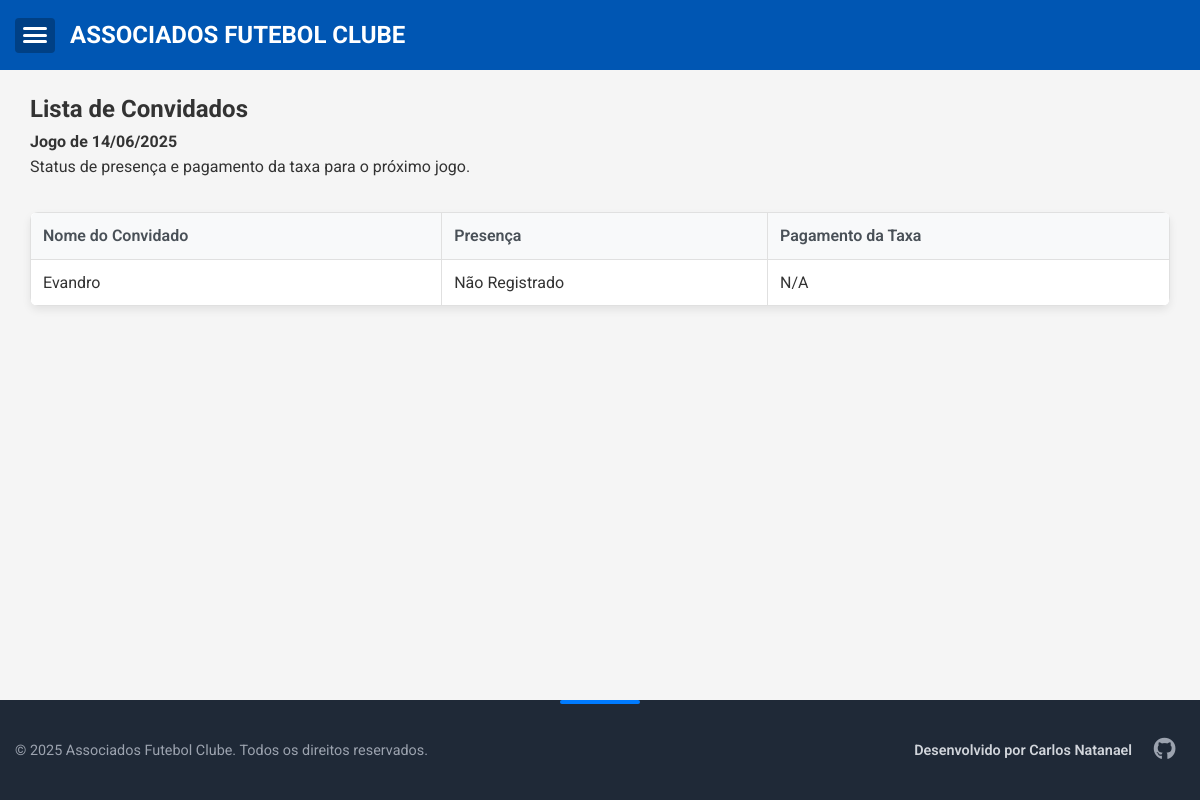
The page /convidados on the database as committed earlier.
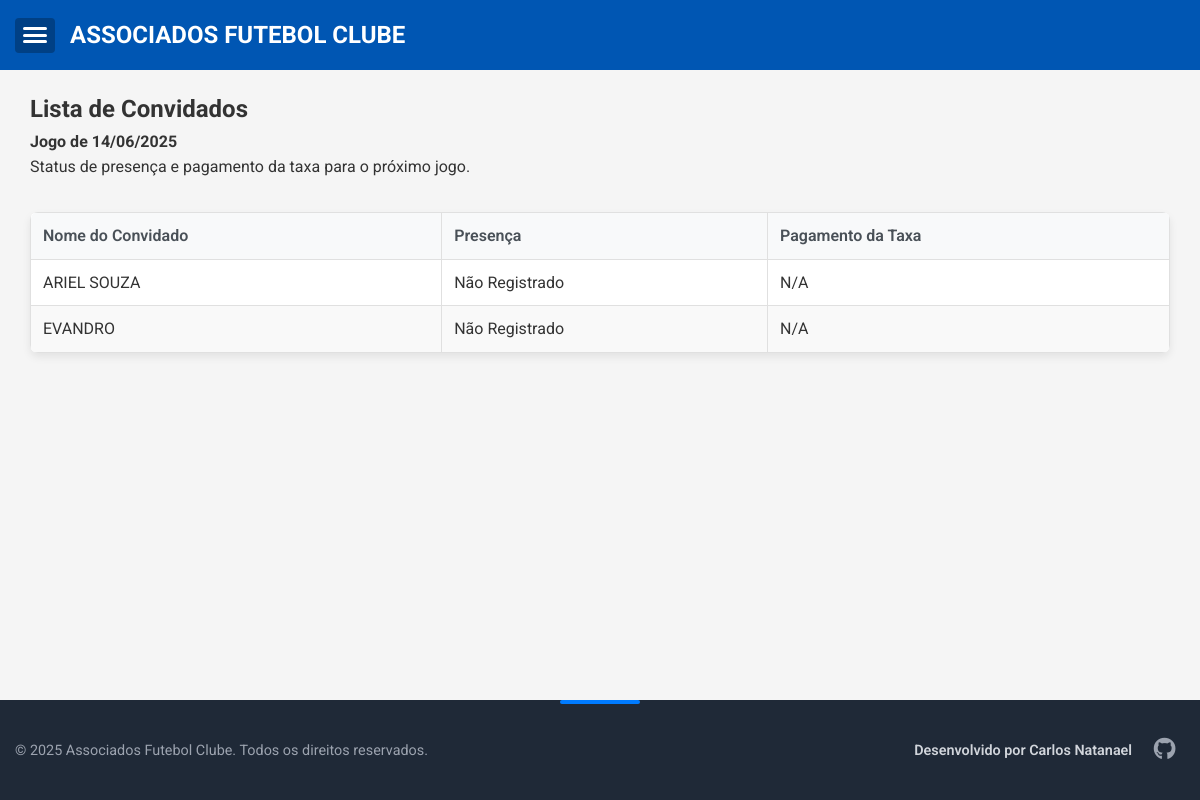
The same page on the database as committed later.
### app.py (models this page shows)
class Convidado(db.Model):
    id = db.Column(db.Integer, primary_key=True)
    nome = db.Column(db.String(100), nullable=False)
    presencas = db.relationship('Presenca', backref='convidado', lazy=True)

### app.py (the view)
@app.route('/convidados')
def convidados():
    hoje = date.today()
    dias_para_sabado = (5 - hoje.weekday() + 7) % 7
    data_proximo_jogo = hoje + timedelta(days=dias_para_sabado)
    todos_convidados = Convidado.query.order_by(Convidado.nome).all()
    lista_convidados_display = []
    for convidado in todos_convidados:
        presenca_proximo_jogo = Presenca.query.filter_by(
            convidado_id=convidado.id,
            data=data_proximo_jogo
        ).first()
        status_presenca = 'Não Registrado'
        status_pagamento = 'N/A'  # Não aplicável por padrão
        if presenca_proximo_jogo:
            status_presenca = presenca_proximo_jogo.status
            if status_presenca == 'Presente':
                status_pagamento = presenca_proximo_jogo.pagamento_jogo
        lista_convidados_display.append({
            'nome': convidado.nome,
            'status_presenca': status_presenca,
            'status_pagamento': status_pagamento
        })
    return render_template(
        'convidados.html',
        convidados_display=lista_convidados_display,
        data_proximo_jogo_display=data_proximo_jogo.strftime('%d/%m/%Y')
    )

### app.py (called while the page is built)
@event.listens_for(Engine, "connect")
def set_sqlite_timeout(dbapi_connection, connection_record):
    cursor = dbapi_connection.cursor()
    try:
        cursor.execute("PRAGMA busy_timeout = 5000") # Timeout de 5 segundos (5000 ms)
        cursor.close()
        print("DEBUG: SQLite busy_timeout configurado para 5000ms.")
    except Exception as e:
        print(f"DEBUG: Erro ao configurar SQLite busy_timeout: {e}")

### templates/convidados.html (shortened to what this page needs)
{% extends "base.html" %}
{% block content %}
<div class="container">
    <h2 class="text-center">Lista de Convidados</h2>
    <h4 class="text-center text-muted">Jogo de {{ data_proximo_jogo_display }}</h4>
    <p class="text-center text-muted" style="margin-bottom: 2rem;">Status de presença e pagamento da taxa para o próximo jogo.</p>
    <div class="table-responsive">
        <table>
            <thead>
                <tr>
                    <th>Nome do Convidado</th>
                    <th>Presença</th>
                    <th>Pagamento da Taxa</th>
                </tr>
            </thead>
            <tbody>
                {% for convidado in convidados_display %}
                <tr>
                    <td>{{ convidado.nome }}</td>
                    <td>
                        {% if convidado.status_presenca == 'Presente' %}
                            <span class="status-badge status-ok">{{ convidado.status_presenca }}</span>
                        {% elif convidado.status_presenca == 'Faltou' %}
                            <span class="status-badge status-na">{{ convidado.status_presenca }}</span>
                        {% else %}
                            <span>{{ convidado.status_presenca }}</span>
                        {% endif %}
                    </td>
                    <td>
                        {% if convidado.status_pagamento == 'Pago' %}
                            <span class="status-badge status-ok">{{ convidado.status_pagamento }}</span>
                        {% elif convidado.status_pagamento == 'Pendente' %}
                            <span class="status-badge status-pendente">{{ convidado.status_pagamento }}</span>
                        {% elif convidado.status_pagamento == 'Dispensado' %}
                            <span class="status-badge status-dispensado">{{ convidado.status_pagamento }}</span>
                        {% else %}
                            <span>{{ convidado.status_pagamento }}</span>
                        {% endif %}
                    </td>
                </tr>
                {% else %}
                <tr>
                    <td colspan="3">Nenhum convidado cadastrado.</td>
                </tr>
                {% endfor %}
            </tbody>
        </table>
    </div>
</div>
{% endblock %}

### templates/base.html (shortened to what this page needs)
<!DOCTYPE html>
<html lang="pt-br">
<head>
    <link rel="stylesheet" href="https://cdnjs.cloudflare.com/ajax/libs/font-awesome/5.15.4/css/all.min.css">
    <link rel="stylesheet" href="{{ url_for('static', filename='style.css') }}">
</head>
<body>
    <header>
        <div class="container header-content">
            <button id="menuToggleButton" aria-label="Abrir menu" aria-expanded="false">
                <span class="hamburger-line"></span>
                <span class="hamburger-line"></span>
                <span class="hamburger-line"></span>
            </button>
            <h2>ASSOCIADOS FUTEBOL CLUBE</h2>
        </div>
    </header>
    <main class="container">
        {% block content %}{% endblock %}
    </main>
    <footer class="site-footer">
        <div class="container footer-content">
            <p class="copyright">&copy; 2025 Associados Futebol Clube. Todos os direitos reservados.</p>
            <div class="developer-credit">
                <span>Desenvolvido por Carlos Natanael</span>
                <div class="social-icons">
                    <a href="https://github.com/CarlosNatanael" target="_blank" rel="noopener noreferrer" title="GitHub">
                        <i class="fab fa-github"></i>
                    </a>
                </div>
            </div>
        </div>
    </footer>
</body>
</html>

### static/style.css (style rules this page uses)
* { box-sizing: border-box; margin: 0; padding: 0; }
body { font-family: 'Roboto', sans-serif; line-height: 1.6; color: #333; background-color: #f5f5f5; position: relative; -webkit-font-smoothing: antialiased; -moz-osx-font-smoothing: grayscale; display: flex; flex-direction: column; min-height: 100vh; }
input, select, button, textarea { font-family: 'Roboto', sans-serif; font-size: 1rem; }
.container { width: 100%; max-width: 1200px; margin: 0 auto; padding: 0 15px; }
header { background: #0056b3; color: white; padding: 1rem 0; text-align: center; position: sticky; top: 0; z-index: 1000; }
.header-content { display: flex; align-items: center; max-width: 1200px; margin: 0 auto; padding: 0 15px; }
#menuToggleButton { background: #004085; color: white; border: none; cursor: pointer; border-radius: 4px; width: 40px; height: 35px; padding: 8px; display: flex; flex-direction: column; justify-content: space-around; align-items: center; margin-right: 15px; }
.hamburger-line { display: block; width: 100%; height: 3px; background-color: white; border-radius: 3px; }
main.container { padding-top: 20px; padding-bottom: 20px; transition: margin-left 0.3s ease-in-out, padding-left 0.3s ease-in-out; flex-grow: 1; }
.table-responsive { overflow-x: auto; margin: 1.5rem 0; background: white; border-radius: 8px; box-shadow: 0 4px 8px rgba(0,0,0,0.08); }
table { width: 100%; border-collapse: collapse; min-width: 600px; }
th, td { border: 1px solid #e0e0e0; padding: 10px 12px; text-align: left; vertical-align: middle; }
th { background-color: #f8f9fa; color: #495057; font-weight: 600; border: 1px solid #e0e0e0; padding: 10px 12px; text-align: left; vertical-align: middle; }
.table-responsive th:first-child { border-top-left-radius: 7px; }
.table-responsive th:last-child { border-top-right-radius: 7px; }
tr:nth-child(even) td { background-color: #f9f9f9; }
button { font-family: inherit; }
button { padding: 8px 12px; border-radius: 4px; border: 1px solid #ddd; background-color: #0056b3; color: white; cursor: pointer; transition: background-color 0.3s; }
.site-footer { background: #1f2937; color: #9ca3af; padding: 2rem 0; margin-top: 4rem; text-align: center; font-size: 0.9rem; position: relative; }
.site-footer::before { content: ''; position: absolute; top: 0; left: 50%; transform: translateX(-50%); width: 80px; height: 4px; background-color: #007bff; border-radius: 2px; }
.footer-content { display: flex; flex-direction: column; align-items: center; gap: 1rem; }
p.copyright { margin: 0; }
.developer-credit { display: flex; flex-direction: column; align-items: center; gap: 0.75rem; color: #d1d5db; font-weight: 600; }
.social-icons a { color: #9ca3af; font-size: 1.4rem; margin: 0 0.6rem; transition: color 0.3s ease, transform 0.3s ease; }
@media (min-width: 768px) { .footer-content { flex-direction: row; justify-content: space-between; } }
@media (min-width: 768px) { .developer-credit { flex-direction: row; } }

Rows that differ between the two databases and show on the page:
added Convidado: nome "ARIEL SOUZA", status_presenca "Não Registrado", status_pagamento "N/A"
changed Convidado: nome "Evandro" → "EVANDRO"
